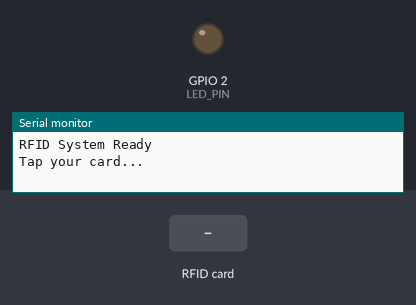
Recording of a sketch running on a simulated ESP32. Shown: output pins drawn as LEDs (lit = HIGH), the last lines printed to the serial monitor. Inputs (shaded band) come from the test bench. EEPROM starts erased.

Above: at 1.2 s.
1.3 s: RFID card 23 82 2B D8 held to the reader
2.8 s: RFID card 5E 7A 19 C4 held to the reader
At 4.1 s:
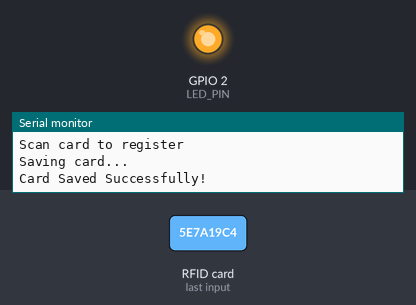
Timing chart, 0 to 6.3 s (numbered marks = the images above; inputs shaded):
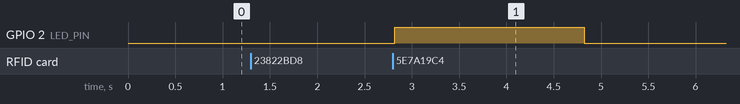

The sketch:

RFID_Access_Control.ino.ino
```cpp
#include <SPI.h>
#include <MFRC522.h>
#include <Preferences.h>

#define SS_PIN 5
#define RST_PIN 22
#define LED_PIN 2

MFRC522 rfid(SS_PIN, RST_PIN);

Preferences preferences;


// Admin card
byte adminUID[] = {0x23, 0x82, 0x2B, 0xD8};

bool registrationMode = false;


void setup() {

  Serial.begin(115200);

  pinMode(LED_PIN, OUTPUT);
  digitalWrite(LED_PIN, LOW);

  SPI.begin(18, 19, 23, SS_PIN);
  rfid.PCD_Init();

  preferences.begin("RFID", false);

  Serial.println("RFID System Ready");
  Serial.println("Tap your card...");
}


void loop() {

  if (!rfid.PICC_IsNewCardPresent())
    return;

  if (!rfid.PICC_ReadCardSerial())
    return;


  // Admin card
  if (checkUID(adminUID)) {

    Serial.println("Admin Mode Activated");
    Serial.println("Scan card to register");

    registrationMode = true;

  }


  // Register new card
  else if (registrationMode) {

    Serial.println("Saving card...");

    preferences.putBytes(
      "userCard",
      rfid.uid.uidByte,
      4
    );

    Serial.println("Card Saved Successfully!");

    registrationMode = false;

    digitalWrite(LED_PIN, HIGH);
    delay(2000);
    digitalWrite(LED_PIN, LOW);

  }


  // Check saved card
  else {

    byte savedUID[4];

    preferences.getBytes(
      "userCard",
      savedUID,
      4
    );


    if (checkSavedUID(savedUID)) {

      Serial.println("Access Granted");

      digitalWrite(LED_PIN, HIGH);
      delay(1000);
      digitalWrite(LED_PIN, LOW);

    }

    else {

      Serial.println("Access Denied");

    }

  }


  rfid.PICC_HaltA();
  rfid.PCD_StopCrypto1();

}


bool checkUID(byte storedUID[]) {

  for (byte i = 0; i < 4; i++) {

    if (rfid.uid.uidByte[i] != storedUID[i])
      return false;

  }

  return true;

}


bool checkSavedUID(byte savedUID[]) {

  for (byte i = 0; i < 4; i++) {

    if (rfid.uid.uidByte[i] != savedUID[i])
      return false;

  }

  return true;

}
```

Measured:
- after the input at 2.8 s, GPIO 2 (LED_PIN): LOW → HIGH at once, → LOW 2.0 s later
